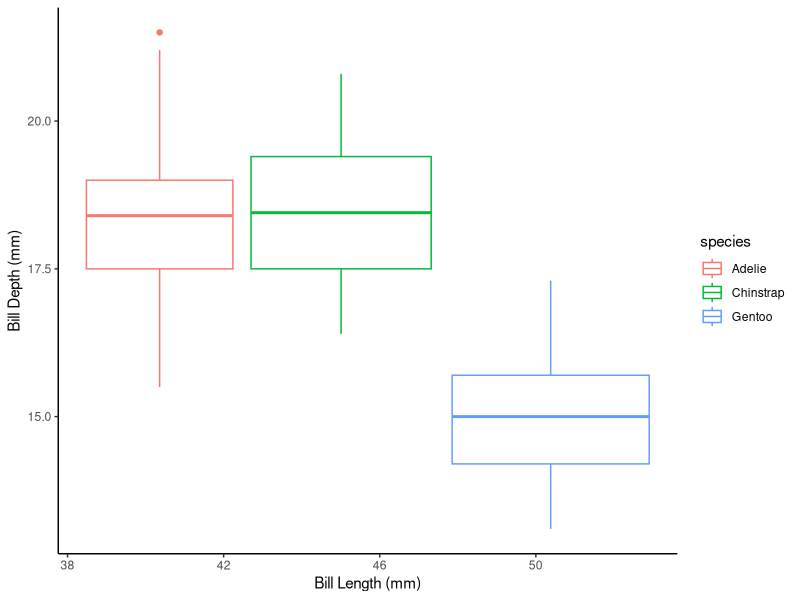

Recreate this plot in R.
## ---- chunk 1
knitr::opts_chunk$set(echo = TRUE, fig.path= "../Output/", waring=FALSE, message=FALSE)
## ---- chunk 2
library(tidyverse)
library(here)
library(palmerpenguins)
library(kableExtra)
## ---- chunk 3
glimpse(penguins)
## ---- chunk 4
penguins %>% 
  group_by(island) %>% 
  summarise(flippermean = mean(flipper_length_mm, na.rm = TRUE)) %>%
  kbl() %>% #make it a kable table
  row_spec(2, bold = T, color = "white", background = "red") %>% 
  kable_styling(full_width = FALSE)
## ---- chunk 5
penguins %>% 
  ggplot(aes(x = bill_length_mm,
             y = bill_depth_mm,
             color = species))+
  geom_boxplot()+
  labs(x = "Bill Length (mm)",
       y = "Bill Depth (mm)")+
  theme_classic()
